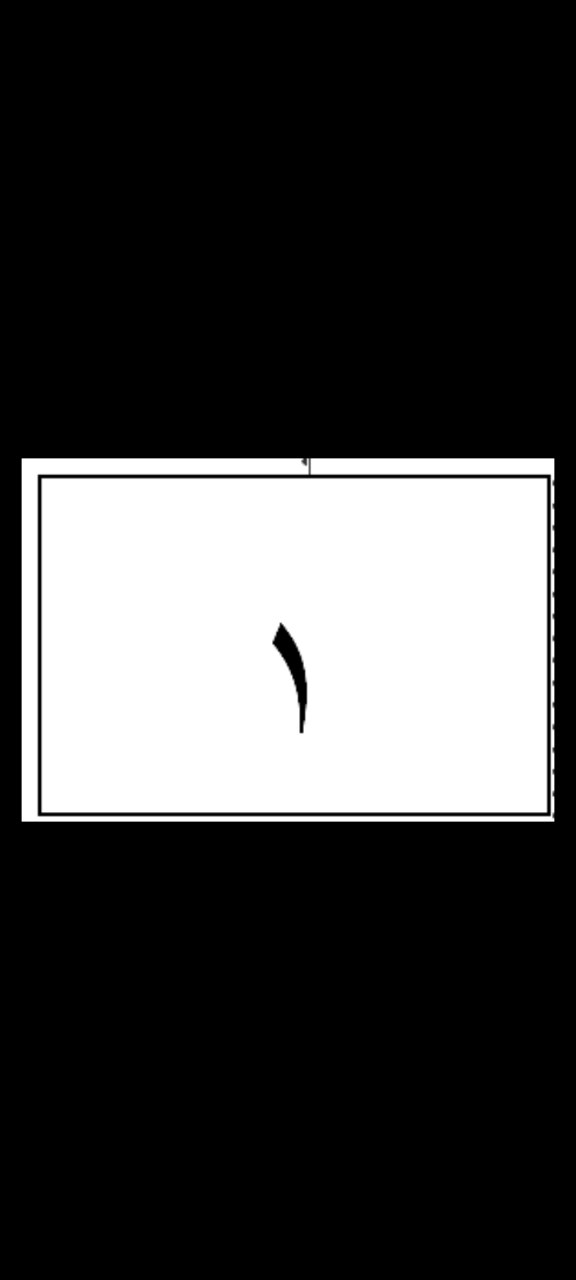
%> input picture photo_2024-05-18_07-48-32.jpg, 576 x 1280 px
$ octave z1.m   (GNU Octave 9; MATLAB toolbox functions it lacks are replaced by stand-ins)
%> lines starting %> are read from the running program, lines starting %| are printed output that depends on the picture; in (x1, y1, x2, y2) boxes, pixels count from 0 and x2, y2 are one past the last pixel; in counts of white or black regions, pixels touching at a corner belong together; the program's own positions count from 1
[file,path]=uigetfile('*.*');
%> the answer given: photo_2024-05-18_07-48-32.jpg
t1=input('number of target:');
%> the answer given: 3
im=imread([path file]);
%> im is the input picture: size 1280x576x3 uint8; min 0, max 255, mean 64.3
im_clip=im2bw(im);
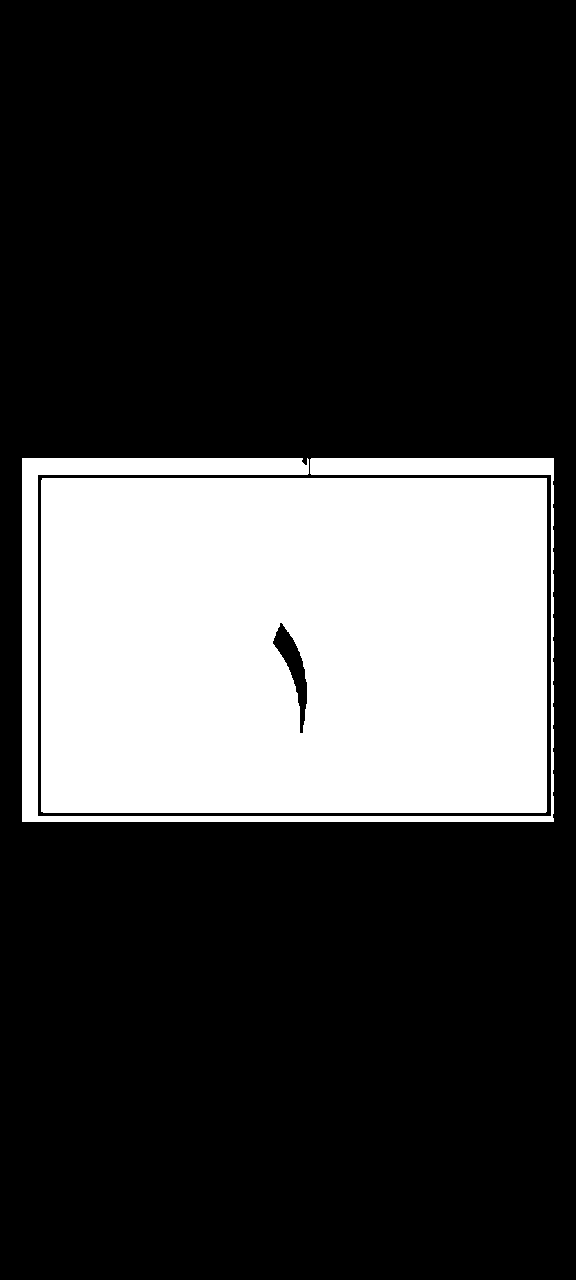
%> im_clip: size 1280x576 logical; 25.3% white; 2 white regions, box (x1, y1, x2, y2) and area: (41, 478, 547, 813) 168249, (22, 458, 554, 822) 18602
% imshow(im_clip)
a=~im_clip;
% imshow(a)
[r,c]=find(a);
%> r = 550429 values from 1 to 1280; c = 550429 values from 1 to 576
lmaxc=max(c);lminc=min(c);
%> after `lmaxc=max(c)`: lmaxc = 576
%> after `lminc=min(c)`: lminc = 1
lmaxr=max(r);lminr=min(r);
%> after `lmaxr=max(r)`: lmaxr = 1280
%> after `lminr=min(r)`: lminr = 1
im_clip=a(lminr:lmaxr,lminc:lmaxc);
% [6 lines of commented-out code are left out]
e=size(im_clip,2)/size(im_clip,1);
%> e = 0.45
im_clip=imresize(im_clip,[100 20]);
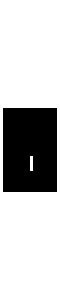
%> im_clip: size 100x20 logical (shown 3 times larger); 75% white; 1 black region, box (x1, y1, x2, y2) and area: (1, 36, 19, 64) 499
x1=floor(size(im_clip,2)/2);
%> x1 = 10
w=size(im_clip,2)-floor(size(im_clip,2)/2);
%> w = 10
y1=floor(size(im_clip,1)/2);
%> y1 = 50
h=size(im_clip,1)-floor(size(im_clip,1)/2);
%> h = 50
im_crop1=imcrop(im_clip,[1 1 w-1 h-1]);
im_crop2=imcrop(im_clip,[x1 1 w-1 y1-1]);
im_crop4=imcrop(im_clip,[x1 y1 w-1 h-1]);
im_crop3=imcrop(im_clip,[1 y1 w-1 h-1]);
a=sum(sum(im_crop1));
%> a = 374
b=sum(sum(im_crop2));
%> b = 360
c=sum(sum(im_crop3));
%> c = 365
d=sum(sum(im_crop4));
%> d = 355
aa=zeros(9,1);

try
    load('datd')
    p=[p  [a b c d e]']
    aa(t1)=1
    t=[t aa]
catch
    p=[  [a b c d e]']
%> p = [374; 360; 365; 355; 0.45]
    aa(t1)=1
    t=[  aa]

end
save('data','t','p')
p=[a; b; c; d ;e]
